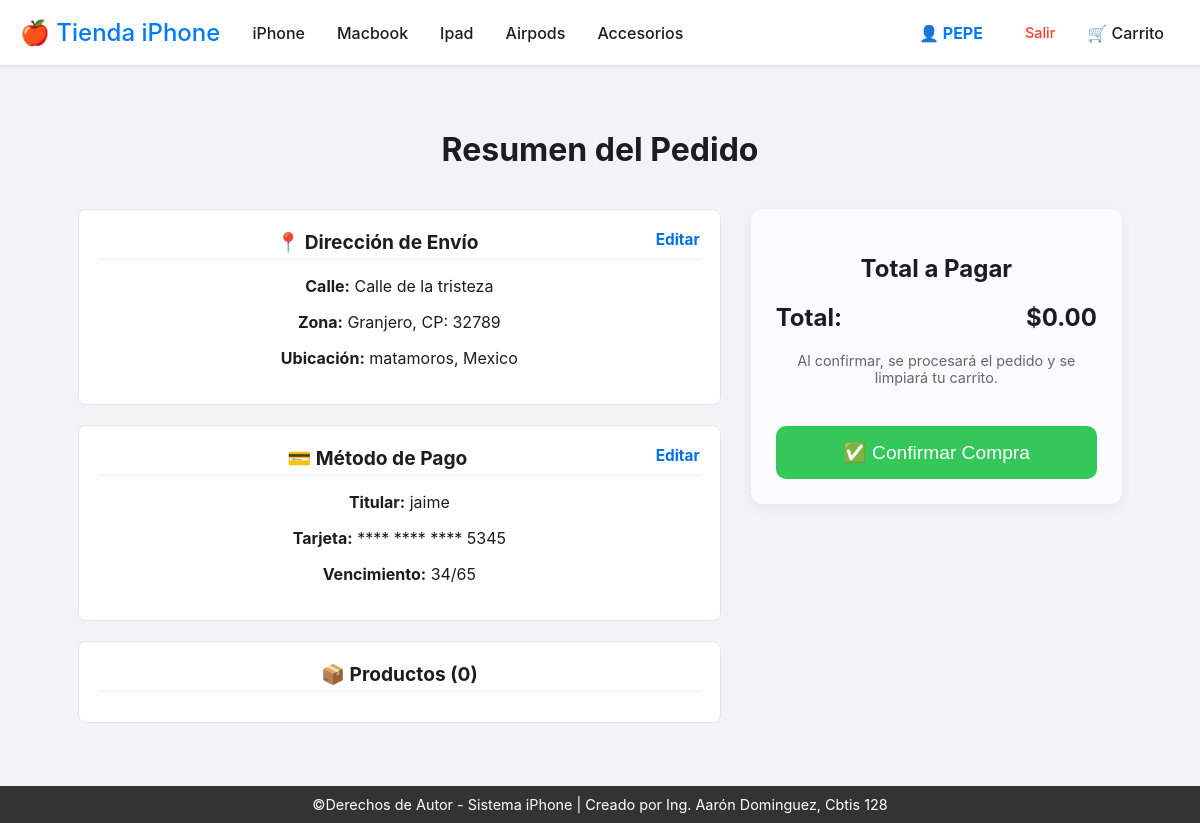
Page /checkout/resumen/ (signed in) on the committed database.
### app_Iphone/models.py (models this page shows, shortened)
class Direccion(models.Model):
    calle = models.CharField(max_length=255)
    codigo_postal = models.CharField(max_length=10)
    colonia = models.CharField(max_length=100)
    ciudad = models.CharField(max_length=100)
    pais = models.CharField(max_length=100)

class MetodoPago(models.Model):
    titular = models.CharField(max_length=100)
    numero_tarjeta = models.CharField(max_length=16) # Guardar solo números
    fecha_vencimiento = models.CharField(max_length=5) # Formato MM/YY
    cvv = models.CharField(max_length=4)

### app_Iphone/views.py (the view)
# urls.py: path('checkout/resumen/', views.tienda_resumen_pedido, name='tienda_resumen_pedido'),
def tienda_resumen_pedido(request):
    if not request.session.get('usuario_id'):
        return redirect('tienda_login')
    usuario = get_object_or_404(Usuario, pk=request.session['usuario_id'])
    cart_data = _get_cart_data(request)
    if not usuario.direccion:
        return redirect('tienda_mostrar_direccion')
    if not usuario.metodo_pago:
        return redirect('tienda_pago')
    context = {
        'titulo': 'Resumen del Pedido',
        'usuario': usuario,
        'direccion': usuario.direccion,
        'metodo_pago': usuario.metodo_pago,
        'cart_items': cart_data['cart_items'],
        'total_general': cart_data['total_general'],
        'cart_item_count': cart_data['item_count'],
    }
    return render(request, 'tienda/checkout_resumen.html', context)

### app_Iphone/views.py (called while the page is built, shortened)
def _get_cart_data(request):
    cart = request.session.get('cart', {})
    cart_items = []
    total_general = Decimal('0.00')
    item_count = 0
    items_to_delete = []
    if items_to_delete:
        for key in items_to_delete:
            if key in request.session['cart']:
                del request.session['cart'][key]
        request.session.modified = True
    request.session['cart_item_count'] = item_count
    return {'cart_items': cart_items, 'total_general': total_general, 'item_count': item_count}

### app_Iphone/templates/tienda/checkout_resumen.html (shortened to what this page needs)
{% extends "tienda/base_tienda.html" %}
{% block content %}
<h1 style="text-align: center; margin-top: 30px;">Resumen del Pedido</h1>
<div class="summary-container">
    <div class="details-col">
        <div class="section-box">
            <div class="section-title">
                📍 Dirección de Envío
                <a href="{% url 'tienda_mostrar_direccion' %}" class="edit-link">Editar</a>
            </div>
            <p><strong>Calle:</strong> {{ direccion.calle }}</p>
            <p><strong>Zona:</strong> {{ direccion.colonia }}, CP: {{ direccion.codigo_postal }}</p>
            <p><strong>Ubicación:</strong> {{ direccion.ciudad }}, {{ direccion.pais }}</p>
        </div>
        <div class="section-box">
            <div class="section-title">
                💳 Método de Pago
                <a href="{% url 'tienda_pago' %}" class="edit-link">Editar</a>
            </div>
            <p><strong>Titular:</strong> {{ metodo_pago.titular }}</p>
            <p><strong>Tarjeta:</strong> **** **** **** {{ metodo_pago.numero_tarjeta|slice:"-4:" }}</p>
            <p><strong>Vencimiento:</strong> {{ metodo_pago.fecha_vencimiento }}</p>
        </div>
        <div class="section-box">
            <div class="section-title">📦 Productos ({{ cart_item_count }})</div>
        </div>
    </div>
    <div class="total-col">
        <h2>Total a Pagar</h2>
        <div style="display: flex; justify-content: space-between; font-size: 1.5em; font-weight: bold; margin: 20px 0;">
            <span>Total:</span>
            <span>${{ total_general|floatformat:2 }}</span>
        </div>
        <p style="font-size: 0.9em; color: #666; margin-bottom: 20px;">Al confirmar, se procesará el pedido y se limpiará tu carrito.</p>
        <form method="POST" action="{% url 'tienda_finalizar_compra' %}">
            <button type="submit" class="btn-confirm">✅ Confirmar Compra</button>
        </form>
    </div>
</div>
{% endblock %}

### app_Iphone/templates/tienda/base_tienda.html (style rules this page uses)
:root { --apple-blue: #007aff; --apple-gray: #f2f2f7; --text-color: #1d1d1f; --color-principal: #333; }
body { font-family: -apple-system, BlinkMacSystemFont, "Segoe UI", Roboto, Helvetica, Arial, sans-serif; margin: 0; padding-top: 60px; background-color: var(--apple-gray); color: var(--text-color); }

### app_Iphone/templates/tienda/checkout_resumen.html (style rules this page uses)
.summary-container { display: flex; gap: 30px; width: 90%; margin: 40px auto; flex-wrap: wrap; }
.details-col { flex: 2; min-width: 300px; }
.total-col { flex: 1; min-width: 280px; background: #fbfbfd; padding: 25px; border-radius: 12px; height: fit-content; box-shadow: 0 4px 12px rgba(0,0,0,0.05); }
.section-box { background: white; border: 1px solid #e5e5e5; border-radius: 8px; padding: 20px; margin-bottom: 20px; }
.section-title { font-size: 1.2em; font-weight: bold; margin-bottom: 10px; border-bottom: 1px solid #eee; padding-bottom: 5px; }
.btn-confirm { background-color: #34c759; color: white; width: 100%; padding: 15px; border: none; border-radius: 10px; font-size: 1.2em; cursor: pointer; margin-top: 20px; }
.edit-link { float: right; font-size: 0.8em; color: #0071e3; text-decoration: none; }

### rows in the picture
Direccion: calle "Calle de la tristeza", colonia "Granjero", codigo_postal "32789", ciudad "matamoros", pais "Mexico"
MetodoPago: titular "jaime", numero_tarjeta "5345", fecha_vencimiento "34/65"

### other values in the picture
{{ request.session.usuario_nombre|default:"Mi Cuenta" }} "PEPE"
{{ cart_item_count }} "0"
{{ total_general|floatformat:2 }} "0.00"
